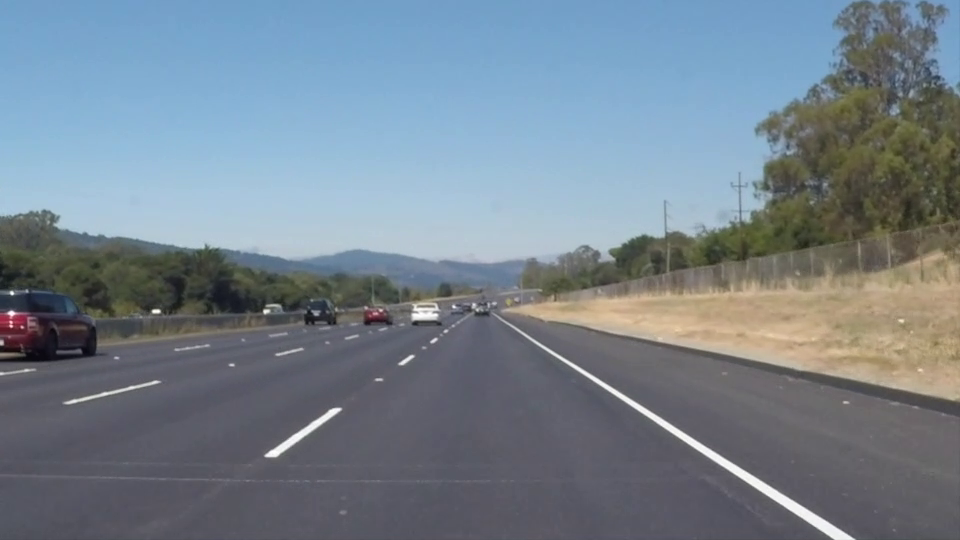
#> input picture frame 22 of whiteline.mp4, 960 x 540 px, given in place of challenge.mp4, which was not available
$ python problem_3.py
#> lines starting #> are read from the running program, lines starting #| are printed output that depends on the picture; after the words box and inside, x2 and y2 are one past the last pixel; in counts of white or black regions, pixels touching at a corner belong together; pictures that were not available may be replaced by others from this repository, and a replacement may not be noted
import cv2
import numpy as np
from matplotlib import pyplot as plt

def main():
    frame = cv2.VideoCapture('challenge.mp4')

    while (frame.isOpened()):
        success, image = frame.read()
#> image is the input picture: shape (540, 960, 3); mean B, G, R 141.9, 130.7, 117.7
        if not success:
            print("\nEnd of frames\n")
            break

        # image = cv2.flip(image, 1)
        rows, cols, channels = image.shape
#> rows = 540; cols = 960; channels = 3
        gray = cv2.cvtColor(image, cv2.COLOR_BGR2GRAY)
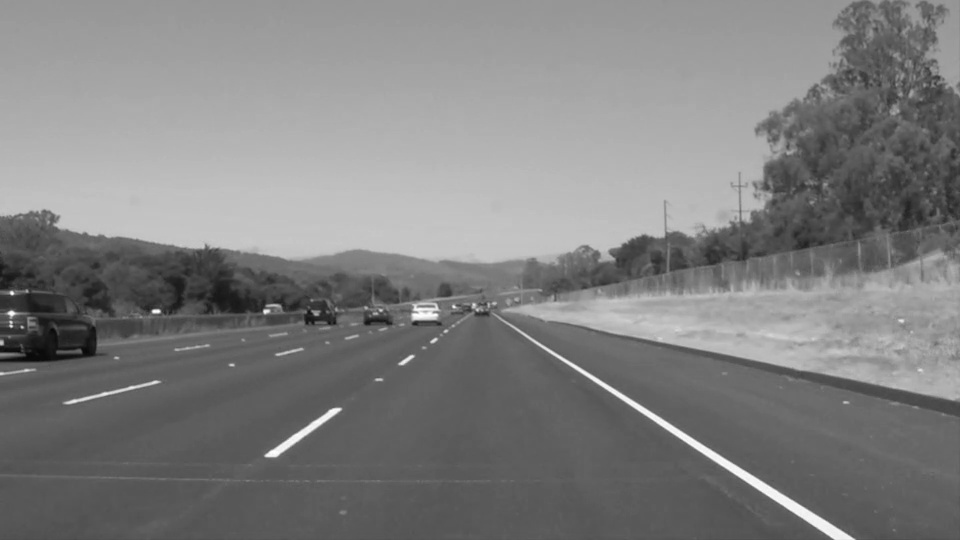
#> gray: shape (540, 960); min 6, max 255, mean 128

        region = np.array([(230, rows - 60), (1120, rows - 60), (730, 440), (610, 440)])
        mask = np.zeros_like(gray)
        cv2.fillPoly(mask, pts=[region], color=(255, 255))
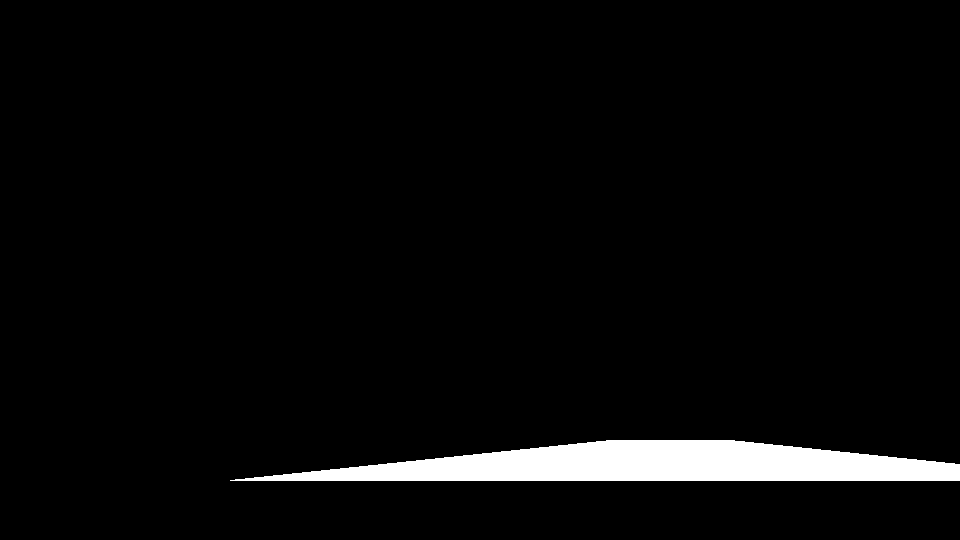
#> mask: shape (540, 960); 3.8% white; 1 white region, box (x1, y1, x2, y2) and area: (230, 440, 960, 481) 19550
        cropped = cv2.bitwise_and(gray, mask)
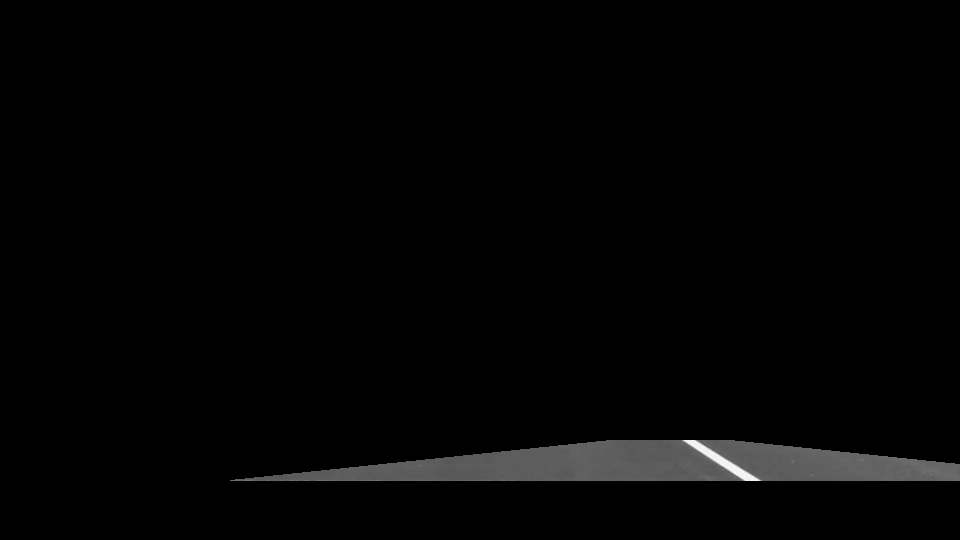
#> cropped: shape (540, 960); min 0, max 253, mean 3.7

        flat_plane = np.array([(0, 0), (200, 0), (200, 500), (0, 500)], dtype=float)
        h, status = cv2.findHomography(region, flat_plane)
#> status = [1, 1, 1, 1]
        h_inv, status_inv = cv2.findHomography(flat_plane,region)
#> status_inv = [1, 1, 1, 1]
        warped = cv2.warpPerspective(cropped, h, (200,500))
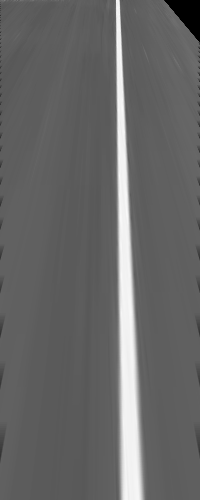
#> warped: shape (500, 200); min 0, max 250, mean 102.6
        warped = cv2.flip(warped,0)
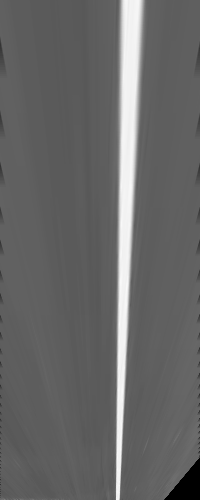
#> warped: shape (500, 200); min 0, max 250, mean 102.6
        dst = cv2.cvtColor(warped, cv2.COLOR_GRAY2BGR)
        # dst = warped
        blur = cv2.GaussianBlur(warped, (3,3),0)
        edge = cv2.Canny(warped, 50, 450)  # 50,350
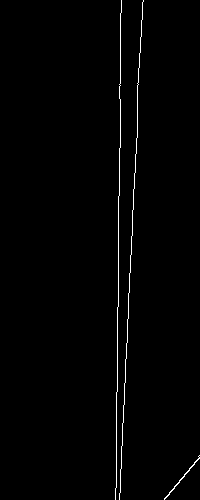
#> edge: shape (500, 200); 1.1% white in thin lines or dots, all inside (x1, y1, x2, y2) = (115, 0, 200, 500)

        linesP = cv2.HoughLinesP(edge, 2, np.pi / 180, 25, np.array([]), minLineLength=10, maxLineGap=150) # image, rho, theta, threshold = min # of intersections for line, lines, min, max
#> linesP = [[118, 212, 121, 0], [117, 391, 117, 307], [121, 447, 137, 124], [137, 108, 142, 2], [116, 406, 116, 462], [164, 498, 199, 457], [118, 306, 118, 213], [120, 147, 120, 13], [120, 476, 123, 420], [119, 167, 119, 195], [115, 499, 125, 381], [119, 499, 121, 467]]

        # segregate left lines from right lines
        left = []
        right = []

        # get 8 best fit points from each line
        if linesP is not None:
            for i in range(0, len(linesP)):
                l = linesP[i][0]
                if l[0] < 100 and l[2] < 100:
                    left.append(l)
                    # cv2.line(dst, (l[0], l[1]), (l[2], l[3]), (0, 0, 255), 3, cv2.LINE_AA)
                else:
                    right.append(l)
#> this loop made 12 passes
#> after the loop, left = []; right has the same summary as linesP
                    # cv2.line(dst, (l[0], l[1]), (l[2], l[3]), (0, 255, 0), 3, cv2.LINE_AA)

        # segregating into points falling on the left or right curves and visualizing the points
        all_points_left = []
        for i in left:
            all_points_left.append((i[0],i[1]))
            all_points_left.append((i[2], i[3]))
#> this loop made 0 passes
#> after the loop, all_points_left = []

        # for i in all_points_left:
        #     cv2.circle(dst, i, 5, (255,0,0), 1)

        all_points_right = []
        for i in right:
            all_points_right.append((i[0],i[1]))
            all_points_right.append((i[2], i[3]))
#> this loop made 12 passes
#> after the loop, all_points_right = [(118, 212), (121, 0), (117, 391), (117, 307), (121, 447), (137, 124), (137, 108), (142, 2), (116, 406), (116, 462), (164, 498), (199, 457), (118, 306), (118, 213), (120, 147), (120, 13), (120, 476), (123, 420), (119, 167), (119, 195), (115, 499), (125, 381), (119, 499), (121, 467)]

        # [13 lines of commented-out code are left out]

        count = 0
        for i in all_points_left:
            x = i[0]
            y = i[1]

            if x > 0 and x < 50 and y > 50 and y < 200:
                count = count + 1
#> after the loop, count = 0

        # start polynomial fitting only if detection is possible
        if count > 0:
            # fit a polynomial
            print("Lane detected.")
            left = np.array(all_points_left)
            for i in range(len(left)):
                x_l = left[:, 0]
                y_l = left[:, 1]
            right = np.array(all_points_right)
            for i in range(len(right)):
                x_r = right[:, 0]
                y_r = right[:, 1]

            left_fit = np.polyfit(y_l, x_l, 2)
            right_fit = np.polyfit(y_r, x_r, 2)

            # print("New Frame")
            # print("Left curve coefficients:" + str(left_fit))
            # print("Right curve coefficients:" + str(right_fit) + "\n")

            ploty = np.linspace(0, dst.shape[0] - 1, dst.shape[0])
            left_fitx = left_fit[0] * ploty ** 2 + left_fit[1] * ploty + left_fit[2]
            right_fitx = right_fit[0] * ploty ** 2 + right_fit[1] * ploty + right_fit[2]

            leftcurve = np.int_(np.vstack((left_fitx, ploty)).T)
            rightcurve = np.int_(np.vstack((right_fitx, ploty)).T)

            cv2.polylines(dst, [leftcurve], False, (0, 255, 0),5)
            cv2.polylines(dst, [rightcurve], False, (0, 0, 255),5)
        else:
            # else previous best fit will be plotted
            print("Lane detection failed! Resorting to previous best lane.")
            ploty = np.linspace(0, dst.shape[0] - 1, dst.shape[0])
#> ploty = 500 values from 0 to 499
#> (the run stopped early here; a loop or call above may not have finished)

$ run again, starting later in the video
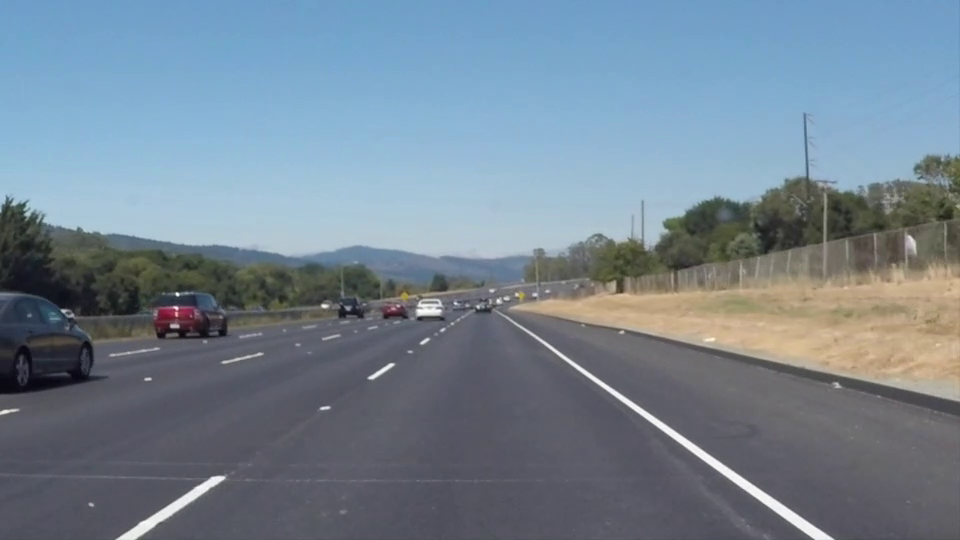
#> input picture frame 99 of whiteline.mp4, 960 x 540 px, given in place of challenge.mp4, which was not available
#> in main, image is the input picture: shape (540, 960, 3); mean B, G, R 146, 132.3, 116.7
#> mask: shape (540, 960); 3.8% white; 1 white region, box (x1, y1, x2, y2) and area: (230, 440, 960, 481) 19550
#> in main, `warped = cv2.flip(warped,0)`:
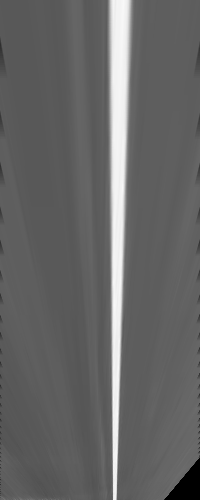
#> warped: shape (500, 200); min 0, max 250, mean 101.4
#> in main, `edge = cv2.Canny(warped, 50, 450)`:
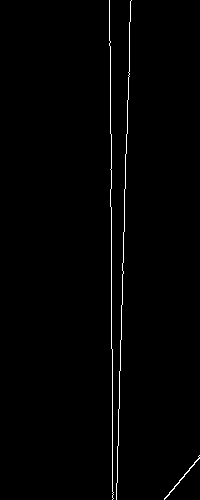
#> edge: shape (500, 200); 1.1% white in thin lines or dots, all inside (x1, y1, x2, y2) = (109, 0, 200, 500)
#> linesP = 14 rows, first 6: [111, 348, 111, 134], [119, 373, 129, 59], [110, 206, 110, 41], [112, 499, 112, 451], [124, 201, 131, 0], [112, 435, 112, 407]
#> the loop in main, `for i in range(0, len(linesP)):` made 14 passes
#> after the loop in main, `for i in range(0, len(linesP)):`: left = []; right = 14 items, first 6: [111, 348, 111, 134], [119, 373, 129, 59], [110, 206, 110, 41], [112, 499, 112, 451], [124, 201, 131, 0], [112, 435, 112, 407]
#> after the loop in main, `for i in left:`: all_points_left = []
#> the loop in main, `for i in right:` made 14 passes
#> after the loop in main, `for i in right:`: all_points_right = 28 pairs, first value 109 to 199, second value 0 to 499
#> after the loop in main, `for i in all_points_left:`: count = 0

$ run again, starting later in the video
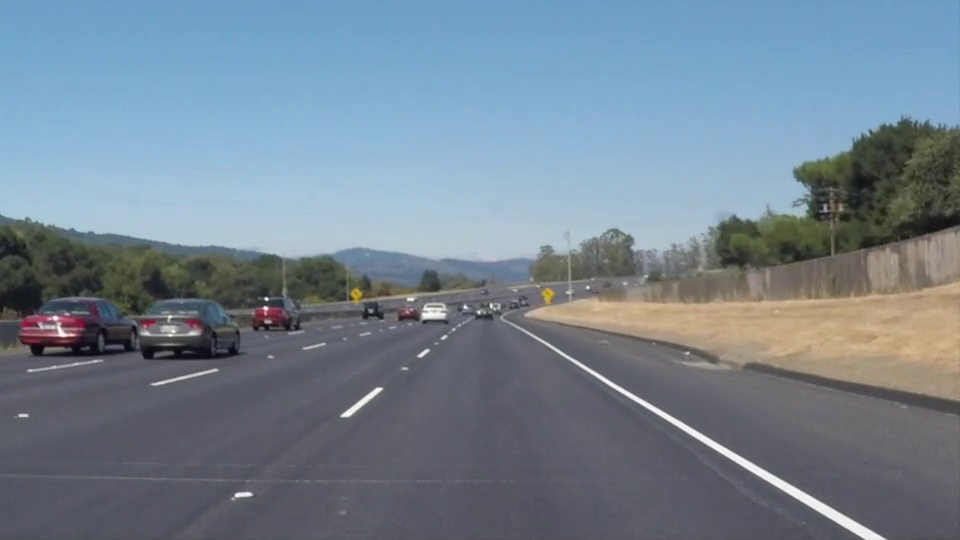
#> input picture frame 176 of whiteline.mp4, 960 x 540 px, given in place of challenge.mp4, which was not available
#> in main, image is the input picture: shape (540, 960, 3); mean B, G, R 145.2, 131.6, 116.5
#> mask: shape (540, 960); 3.8% white; 1 white region, box (x1, y1, x2, y2) and area: (230, 440, 960, 481) 19550
#> in main, `warped = cv2.flip(warped,0)`:
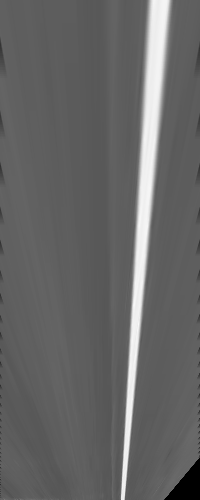
#> warped: shape (500, 200); min 0, max 249, mean 101.7
#> in main, `edge = cv2.Canny(warped, 50, 450)`:
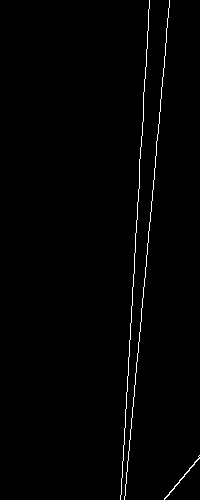
#> edge: shape (500, 200); 1.1% white in thin lines or dots, all inside (x1, y1, x2, y2) = (120, 0, 200, 500)
#> linesP = [[125, 495, 169, 0], [124, 444, 144, 79], [121, 494, 135, 233], [164, 498, 199, 457], [135, 380, 136, 362], [146, 66, 148, 9], [125, 494, 131, 418], [141, 146, 144, 81]]
#> the loop in main, `for i in range(0, len(linesP)):` made 8 passes
#> after the loop in main, `for i in range(0, len(linesP)):`: left = []; right has the same summary as linesP
#> the loop in main, `for i in right:` made 8 passes
#> after the loop in main, `for i in right:`: all_points_right = [(125, 495), (169, 0), (124, 444), (144, 79), (121, 494), (135, 233), (164, 498), (199, 457), (135, 380), (136, 362), (146, 66), (148, 9), (125, 494), (131, 418), (141, 146), (144, 81)]
#> after the loop in main, `for i in all_points_left:`: count = 0
